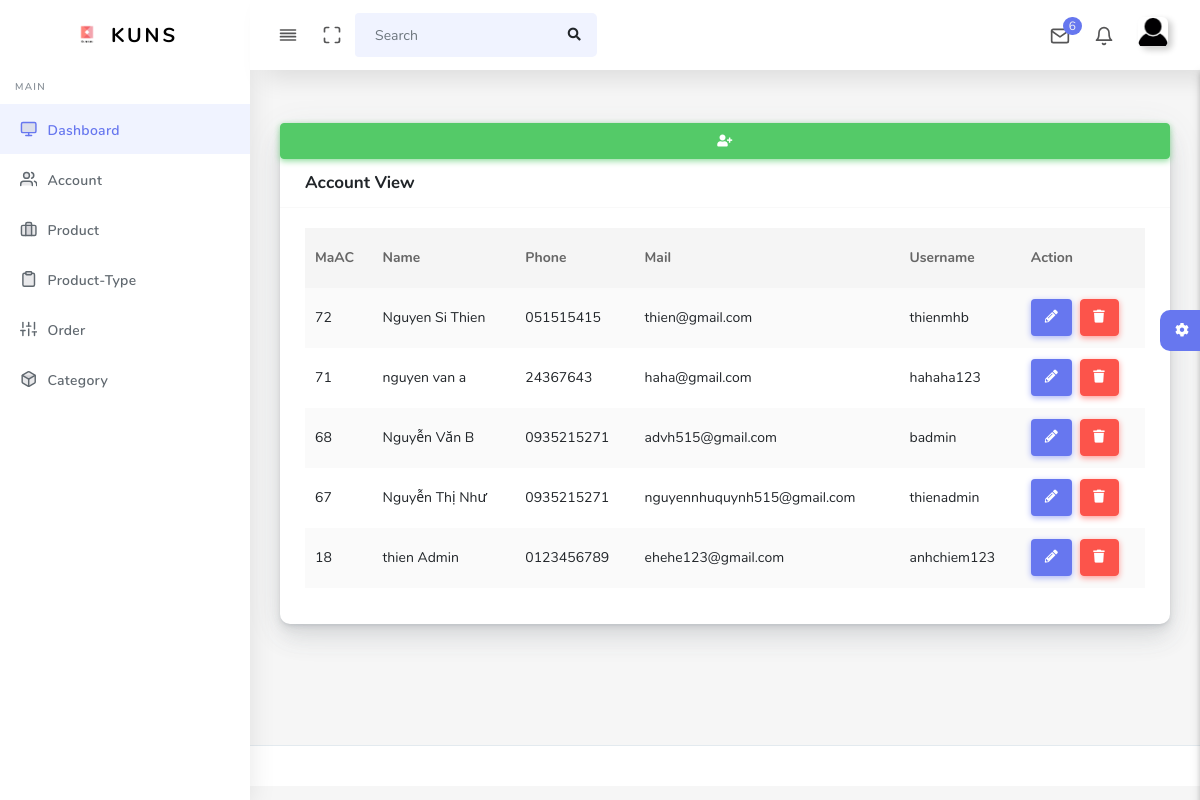
Screenshot of /Admin/index.php?act=view-acc (signed in) with the database file from the repository.
### tables this page shows
CREATE TABLE `nguoidung` (
  `MaND` int(11) NOT NULL,
  `Ho` varchar(20) NOT NULL,
  `Ten` varchar(20) NOT NULL,
  `GioiTinh` varchar(10) NOT NULL,
  `SDT` varchar(20) DEFAULT NULL,
  `Email` varchar(50) NOT NULL,
  `DiaChi` varchar(200) NOT NULL,
  `TaiKhoan` varchar(100) NOT NULL,
  `MatKhau` varchar(100) NOT NULL,
  `MaQuyen` int(11) NOT NULL,
  `TrangThai` int(11) NOT NULL
);

### Admin/Control/account.php (called while the page is built, shortened)
<?php
class Account_CT
{
    var $account_md;
    public function __construct()
    {
        $this->account_md = new account();
    }
    public function list()
    {
        $data = $this->account_md->list_all_method();
        require_once("View/index.php");
    }
}

### Admin/Control/database.php (called while the page is built, shortened)
<?php
Class Database{
   public $host   = 'localhost';
   public $user   = 'root';
   public $pass   = '';
   public $dbname = 'WEB2';
   public $link;
private function connectDB(){
   $this->link = new mysqli($this->host, $this->user, $this->pass,$this->dbname);
 }
public function select($query){
  $result = $this->link->query($query) or
   die($this->link->error.__LINE__);
  if($result->num_rows > 0){
    return $result;
  } else {
    return false;
  }
 }
}

### Admin/Model/model.php (called while the page is built, shortened)
<?php  include './Control/database.php'; ?>
<?php
class Model
{
    var $table;
    var $method;
    function __construct()
    {
        $this->db = new Database();
    }
    function list_all_method()
    {
        $query = "select * from $this->table ORDER BY $this->method DESC ";
        require("result.php");
        return $data;
    }
}

### Admin/Model/result.php (called while the page is built)
<?php
$result = $this->db->select($query);
$data = array();
while ($row = $result->fetch_assoc()) {
    $data[] = $row;
}
?>

### Admin/View/account/account-view.php (the view, shortened to what this page needs)
<div class="section-body">
    <div class="row">
      <div class="col-12">
        <div class="card">
          <a href="?act=view-acc&run=add-acc" class="btn btn-icon btn-success"  title="Add User" data-toggle="tooltip" ><i class="fas fa-user-plus"></i></a>
          <div class="card-header">
            <h4>Account View</h4>
          </div>
          <div class="card-body">
            <div class="table-responsive">
              <table class="table table-striped table-hover" id="tableExport" style="width:100%;">
                <thead>
                  <tr>
                    <th>MaAC</th>
                    <th>Name</th>
                    <th>Phone</th>
                    <th>Mail</th>
                    <th>Username</th>
                    <th>Action</th>
                  </tr>
                </thead>
                <tbody>
                  <?php foreach ($data as $value){ ?>
                  <tr>
                    <td><?=$value['MaND']?></td>
                    <td><?=$value['Ho']?> <?=$value['Ten']?></td>
                    <td><?=$value['SDT']?></td>
                    <td><?=$value['Email']?></td>
                    <td><?=$value['TaiKhoan']?></td>
                    <td>
                      <a class="btn btn-primary btn-action mr-1" href="?act=view-acc&run=edit-acc&id=<?=$value['MaND']?>" data-toggle="tooltip" title="Edit"><i
                          class="fas fa-pencil-alt"></i></a>
                      <a class="btn btn-danger btn-action" href="?act=view-acc&run=delete&id=<?= $value['MaND'] ?>" data-toggle="tooltip" title="Delete"
                        data-confirm="Are You Sure?|This action can not be undone. Do you want to continue?"
                        data-confirm-yes="alert('Deleted')"><i class="fas fa-trash"></i></a>
                    </td>
                  </tr>
                <?php }?>
                </tbody>
              </table>
            </div>
          </div>
        </div>
      </div>
    </div>
  </div>

### rows the page displays
nguoidung: MaND "72", Ho "Nguyen", Ten "Si Thien", SDT "051515415", Email "thien@gmail.com", TaiKhoan "thienmhb"
nguoidung: MaND "71", Ho "nguyen", Ten "van a", SDT "24367643", Email "haha@gmail.com", TaiKhoan "hahaha123"
nguoidung: MaND "68", Ho "Nguyễn Văn", Ten "B", SDT "0935215271", Email "advh515@gmail.com", TaiKhoan "badmin"
nguoidung: MaND "67", Ho "Nguyễn Thị", Ten "Như", SDT "0935215271", Email "nguyennhuquynh515@gmail.com", TaiKhoan "thienadmin"
nguoidung: MaND "18", Ho "thien", Ten "Admin", SDT "0123456789", Email "ehehe123@gmail.com", TaiKhoan "anhchiem123"
